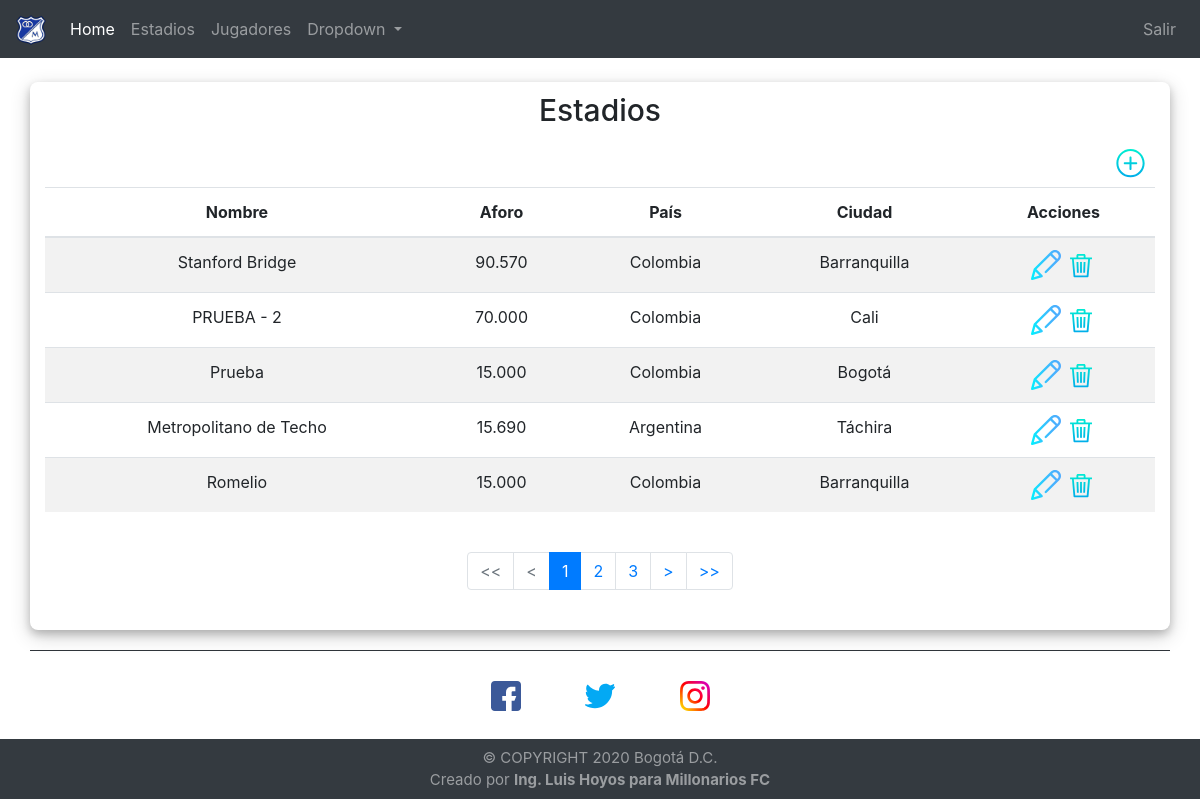
The page /estadios.php (signed in) on the database its author committed.
### tables this page shows
CREATE TABLE IF NOT EXISTS `estadios` (
  `id_estadio` int(11) NOT NULL AUTO_INCREMENT,
  `nombre_estadio` varchar(100) NOT NULL,
  `aforo` int(7) DEFAULT NULL,
  `ciudad` varchar(200) DEFAULT NULL,
  `pais` int(11) DEFAULT NULL,
  `fecha_registro` datetime DEFAULT NULL,
  PRIMARY KEY (`id_estadio`)
);

CREATE TABLE IF NOT EXISTS `paises` (
  `id_pais` int(11) NOT NULL,
  `nombre_pais` varchar(200) DEFAULT NULL,
  `codigo_pais` varchar(4) NOT NULL,
  `estado` varchar(3) DEFAULT NULL,
  PRIMARY KEY (`id_pais`)
);

CREATE TABLE IF NOT EXISTS `ciudades` (
  `id_ciudad` int(11) NOT NULL AUTO_INCREMENT,
  `nombre_ciudad` varchar(200) NOT NULL,
  `cod_ciudad` varchar(4) NOT NULL,
  `id_pais` int(11) DEFAULT NULL,
  PRIMARY KEY (`id_ciudad`),
  KEY `FK_ciudades_paises` (`id_pais`),
  CONSTRAINT `FK_ciudades_paises` FOREIGN KEY (`id_pais`) REFERENCES `paises` (`id_pais`) ON UPDATE CASCADE
);

### estadios.php (the view, shortened to what this page needs)
<!DOCTYPE html>
<html lang="es">
<head>
    <?php include "scripts.php" ?>
</head>
<body>
<?php
    include("php/eliminar.php");
?>
<?php include "nav.php" ?>
    <section>
        <br>
        <div class="container">
            <article>
                <h1>Estadios</h1>
                <a href="crear_estadio.php"> <img src="iconos/add.svg" class="icono_registrar" alt="registrar"
                        title="Registrar Estadio"></a>
                <br>
                <br>
                <table class="table table-hover table-striped table-responsive" id="tablas">
                    <thead>
                        <tr>
                            <th scope="col">Nombre</th>
                            <th scope="col">Aforo</th>
                            <th scope="col">País</th>
                            <th scope="col">Ciudad</th>
                            <th scope="col">Acciones</th>
                        </tr>
                    </thead>
                    <tbody>
                        <?php
                            $sql_registre = mysqli_query($con,"SELECT COUNT(*) AS total_registros FROM estadios");
                            $result_registre = mysqli_fetch_array($sql_registre);
                            $total_registro = $result_registre['total_registros'];
                            $por_pagina = 5;
                            if(empty($_GET['pagina']))
                            {
                                $pagina = 1;
                            }else{
                                $pagina = $_GET['pagina'];
                            }
                            $desde = ($pagina -1) * $por_pagina;
                            $total_paginas = ceil($total_registro / $por_pagina);
                            $consulta = "SELECT e.id_estadio,e.nombre_estadio,e.aforo,c.nombre_ciudad,p.nombre_pais FROM estadios e
                                        LEFT JOIN paises p ON e.pais = p.id_pais
                                        LEFT JOIN ciudades c ON e.ciudad = c.id_ciudad
                                        ORDER BY e.id_estadio
                                        LIMIT $desde,$por_pagina";
                            $ejecutar = mysqli_query($con, $consulta);
                            while($fila = mysqli_fetch_array($ejecutar)){
                                $id = $fila['id_estadio'];
                                $aforo = number_format($fila['aforo'], 0, ',', '.');
                                $nombre_estadio = $fila['nombre_estadio'];
                                $pais = $fila['nombre_pais'];
                                $ciudad = $fila['nombre_ciudad'];
                        ?>
                        <tr>
                            <td><?php echo $nombre_estadio; ?></td>
                            <td><?php echo $aforo; ?></td>
                            <td><?php echo $pais; ?></td>
                            <td><?php echo $ciudad; ?></td>
                            <td><a href="actualizar_estadio.php?editar_estadio=<?php echo $id; ?>"> <img
                                        src="iconos/162-edit.svg" class="icono_eliminar" alt="icono_eliminar"
                                        title="Editar"></a>
                                <a href="estadios.php?eliminar_estadio=<?php echo $id; ?>"> <img
                                        src="iconos/delete.svg" class="icono_eliminar" alt="icono_eliminar"
                                        title="Eliminar"></a>
                            </td>
                        </tr>
                        <?php } ?>
                    </tbody>
                </table>
                <br>
                <nav aria-label="Page navigation">
                <ul class="pagination justify-content-center">
                    <?php
                        if($pagina != 1)
                        {
                    ?>
                    <li class="page-item"><a class="page-link" href="?pagina=<?php echo 1;?>"><<</a></li>
                    <li class="page-item"><a class="page-link" href="?pagina=<?php echo $pagina -1;?>"><</a></li>
                    <?php
                        }else{
                         echo '<li class="page-item disabled"><a class="page-link" href="?pagina=<?php echo 1;?>"><<</a></li>';
                         echo '<li class="page-item disabled"><a class="page-link" href="?pagina=<?php echo $pagina -1;?>"><</a></li>';
                        }
                        for ($i=1; $i <= $total_paginas; $i++ ){
                            if($i == $pagina){
                                echo '<li class="page-item active"><a class="page-link" href="#">'.$i.'</a></li>';
                            }else{
                                echo '<li class="page-item"><a class="page-link" href="?pagina='.$i.'">'.$i.'</a></li>';
                            }
                        }
                        if($pagina != $total_paginas)
                        {
                    ?>
                    <li class="page-item"><a class="page-link" href="?pagina=<?php echo $pagina +1;?>">></a></li>
                    <li class="page-item"><a class="page-link" href="?pagina=<?php echo $total_paginas;?>">>></a></li>
                    <?php }else{
                        echo'<li class="page-item disabled"><a class="page-link" href="?pagina=<?php echo $pagina +1;?>">></a></li>';
                        echo '<li class="page-item disabled"><a class="page-link" href="?pagina=<?php echo $total_paginas;?>">>></a></li>';
                    }
                    ?>
                </ul>
                </nav>
                <br>
            </article>
        </div>
    </section>
    <?php include "footer.php" ?>
</body>
</html>

### scripts.php (shortened to what this page needs)
<link rel="stylesheet" href="https://stackpath.bootstrapcdn.com/bootstrap/4.5.2/css/bootstrap.min.css">
<link rel="stylesheet" href="css/estilos.css">

### nav.php (shortened to what this page needs)
<nav class="navbar navbar-expand-lg navbar-dark bg-dark">
<a class="navbar-brand" href="#">
    <img src="iconos/millonarios.png" width="30" height="30" alt="Logotipo" loading="lazy">
  </a>
  <div class="collapse navbar-collapse" id="navbarSupportedContent">
    <ul class="navbar-nav mr-auto">
      <li class="nav-item active">
        <a class="nav-link" href="home.php">Home <span class="sr-only">(current)</span></a>
      </li>
      <li class="nav-item">
        <a class="nav-link" href="estadios.php">Estadios</a>
      </li>
      <li class="nav-item">
        <a class="nav-link" href="jugadores.php">Jugadores</a>
      </li>
      <li class="nav-item dropdown">
        <a class="nav-link dropdown-toggle" href="#" id="navbarDropdown" role="button" data-toggle="dropdown" aria-haspopup="true" aria-expanded="false">
          Dropdown
        </a>
      </li>
    </ul>
    <div class="form-inline my-2 my-lg-0">
      <ul class="navbar-nav mr-auto">
        <li class="nav-item">
          <a class="nav-link" href="php/salir.php">Salir</a>
        </li>
      </ul>
    </div>
  </div>
</nav>

### footer.php
<footer>
  <hr width="95%" color="#343a40" >
  <div class="iconosredes" id="redessociales">
    <div class="ajusteicono">
      <a target="_blank" href="https://www.facebook.com/luishoyos91"><img src="iconos/facebook.svg" alt="facebook" title="Facebook" width="30px" height="30px"></a>
    </div>
    <div class="ajusteicono">
      <a target="_blank" href="https://twitter.com/luishoyos91"><img src="iconos/twitter.svg" alt="twitter" title="Twitter" width="30px" height="30px"></a>
    </div>
    <div class="ajusteicono">
        <a target="_blank" href="https://www.instagram.com/luishoyos91"><img src="iconos/instagram.svg" alt="instagram" title="Instagram" width="30px" height="30px"></a>
    </div>
  </div>
  <div class="textofooter">
    <p class="parrafo_footer">© COPYRIGHT <?php echo date("Y")?> Bogotá D.C.
      <br>
        Creado por <strong> Ing. Luis Hoyos para Millonarios FC</strong>
    </p>
  </div>
  </footer>

### css/estilos.css (style rules this page uses)
#tablas { text-align: center; display: table; width: 100%; margin-right: 0px; }
.table thead th { vertical-align: middle; }
.icono_eliminar { height: 30px; }
footer { width: 100%; position: relative; bottom: 0px; }
hr { margin-bottom: 2px; }
.iconosredes { text-align: center; }
.ajusteicono { display: inline-flex; margin: 28px 30px; }
.textofooter { padding-top: 8px; width: 100%; font-family: -apple-system,BlinkMacSystemFont,"Segoe UI",Roboto,"Helvetica Neue",Arial,"Noto Sans",sans-serif,"Apple Color Emoji","Segoe UI Emoji","Segoe UI Symbol","Noto Color Emoji"; text-align: center; color: rgba(255,255,255,.5); font-size: 15px; background-color:#343a40!important; height: 60px; }
h1 { text-align: center; font-size: 30px; }
.parrafo_footer { margin-bottom: 0px; }
.container { padding-left: 15px; padding-right: 15px; margin-left: auto; margin-right: auto; border-radius: 8px; box-shadow: 0 4px 8px 0 rgba(0,0,0,0.2), 0 6px 20px 0 rgba(0,0,0,0.19); margin-bottom: 20px; }
.icono_registrar { height: 3%; width: 3%; float: right; margin-top: 8px; margin-bottom: 8px; margin-right: 8px; }
h1 { padding-top: 10px; padding-bottom: 10px; margin-bottom: 0px; }
img { vertical-align: middle; }

### rows shown on the page
estadios: nombre_estadio "Stanford Bridge", aforo "90.570", paises.nombre_pais "Colombia", ciudades.nombre_ciudad "Barranquilla"
estadios: nombre_estadio "PRUEBA - 2", aforo "70.000", paises.nombre_pais "Colombia", ciudades.nombre_ciudad "Cali"
estadios: nombre_estadio "Prueba", aforo "15.000", paises.nombre_pais "Colombia", ciudades.nombre_ciudad "Bogotá"
estadios: nombre_estadio "Metropolitano de Techo", aforo "15.690", paises.nombre_pais "Argentina", ciudades.nombre_ciudad "Táchira"
estadios: nombre_estadio "Romelio", aforo "15.000", paises.nombre_pais "Colombia", ciudades.nombre_ciudad "Barranquilla"
